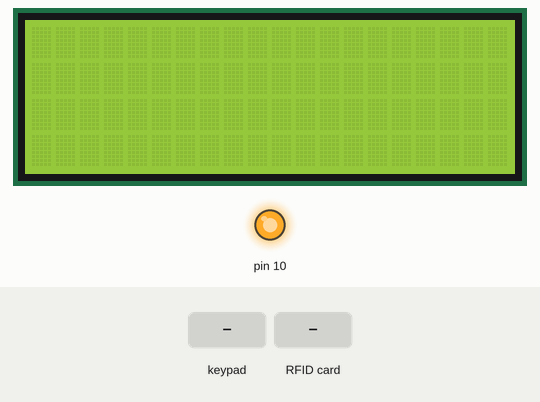
Bench run of a sketch on a simulated Arduino Nano, built with avr-gcc and run on an emulated ATmega328P. On the bench: 20×4 character LCD, output pins drawn as LEDs (lit = HIGH). Inputs (shaded band) come from the test bench. Storage starts empty; what the sketch prints to the serial monitor is not drawn.

Above: at 1.3 s.
1.4 s: key 'A' pressed
At 2.1 s:
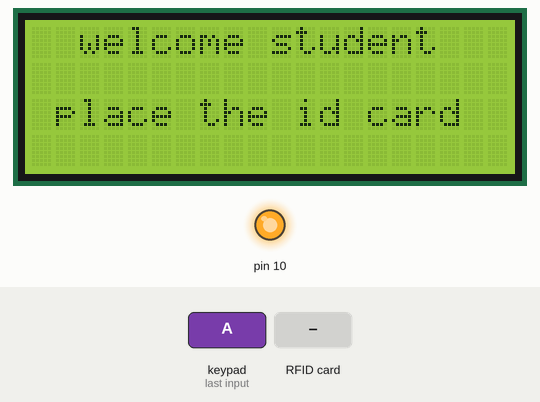
2.9 s: RFID card 5E 7A 19 C4 held to the reader
At 5.2 s:
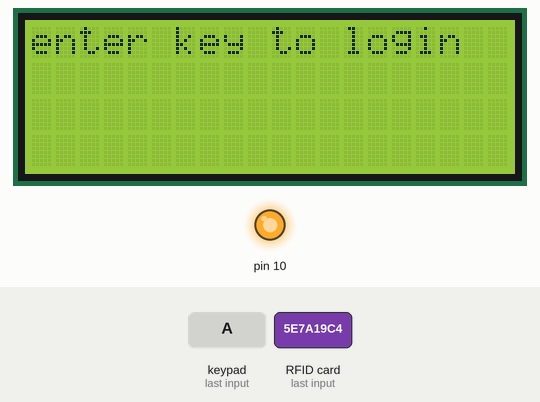
5.5 s: keypad keys 1 3 9 7 # pressed 0.4 s apart
At 7.6 s:
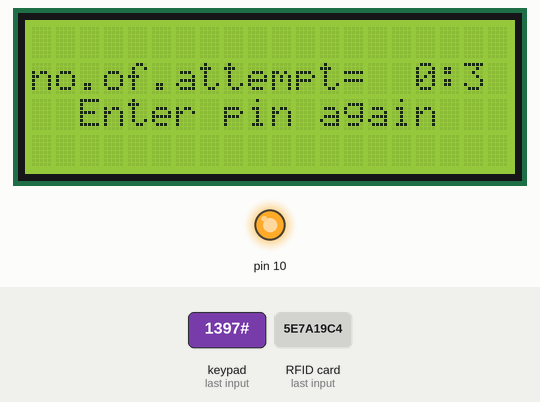
9.0 s: keypad keys 1 2 3 4 pressed 0.4 s apart
At 10.7 s:
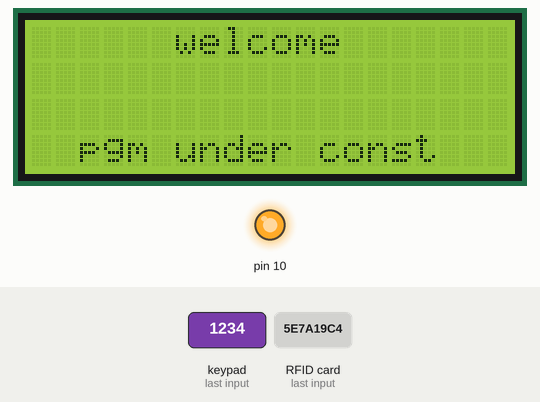
12.1 s: key '#' pressed
At 13.3 s:
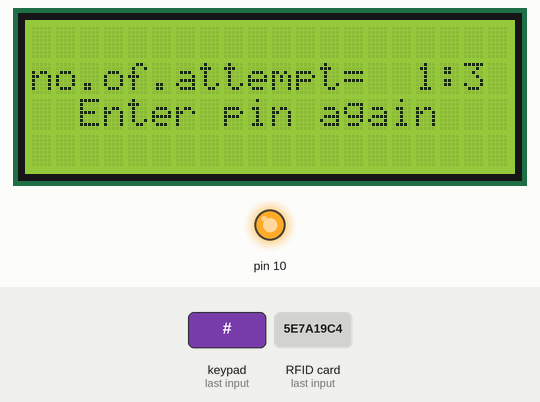
13.6 s: keypad keys 1 2 3 4 D pressed 0.4 s apart
At 14.62 s:
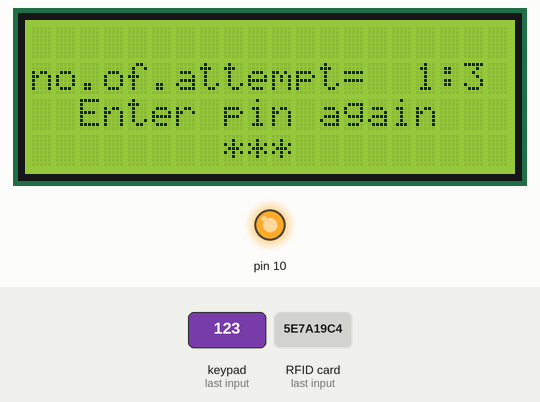
Timing chart, 0 to 16.6 s (numbered marks = the images above; inputs shaded):
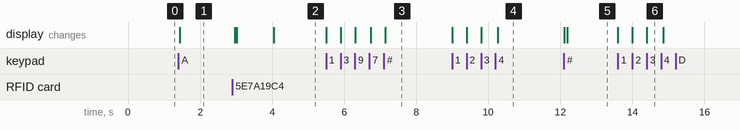

The sketch:

rfid_dabba_final_NEW_before_review.ino
```cpp
#include "SPI.h"
#include "MFRC522.h"
#include<String.h>
#include<SD.h>
#include <Wire.h>
#include<LiquidCrystal_I2C.h>
LiquidCrystal_I2C lcd(0x27,2,1,0,4,5,6,7,3,POSITIVE);
#define SS_PIN 9
#define RST_PIN 8
int temp=1;
String rfidvalue;
const int chipSelect=4;
File file;
int ci;
char bt[9];char tem;
int i=0;
int len,leni=0;
char tempchar;
char iotname[300];
/////////////////////////////////
#include "Keypad.h"
int kei=0;
const byte Rows= 4; //number of rows on the keypad i.e. 4
const byte Cols= 4; //number of columns on the keypad i,e, 3
char   key_pressed;
//we will definne the key map as on the key pad:
char  kepass[5];
char optkey[0];
String iotpass="1234";
String optchar="#";
char keymap[Rows][Cols]=
{
{'1', '2', '3','A'},
{'4', '5', '6','B'},
{'7', '8', '9','C'},
{'*', '0', '#','D'}
};

//  a char array is defined as it can be seen on the above


//keypad connections to the arduino terminals is given as:

byte rPins[Rows]= {A0,A1,A2,A3}; //Rows 0 to 3
byte cPins[Cols]= {A4,A5,A6,A7};

// command for library forkeypad
//initializes an instance of the Keypad class
Keypad kpd= Keypad(makeKeymap(keymap), rPins, cPins, Rows, Cols);

////////////////////////////////
int rfi=1;
MFRC522 rfid(SS_PIN, RST_PIN);

MFRC522::MIFARE_Key rfkey;

void setup() {
  Serial.begin(9600);
  SPI.begin();lcd.begin(20,4);
  rfid.PCD_Init();
   Serial.begin(9600);
  while (!Serial) {
    ; // wait for serial port to connect. Needed for native USB port only
  }
if (!SD.begin(chipSelect)) {
    Serial.println("Card failed, or not present");
    // don't do anything more:
    while (1);
  }

  Serial.print("Initializing SD card...");

  if (!SD.begin(4)) {
    Serial.println("initialization failed!");
    while (1);
  }
  Serial.println("initialization done.");
}
void loop() {

  char var=keypod();
  switch(var)
{
  case 'A':
  Serial.println("A is pressed \n this opens normal program");
   while(1){
   pseudoloop();}
  break;
  case 'B':
  Serial.println("B p");
  while(1){
  stdadd();
  }
  break;
  case 'C':
  Serial.println("C p");
  break;
  case 'D':
  Serial.println("D p");
  break;
  }

}
void pseudoloop(){
   if( rfi!=0){
    rf();
  }
}
void rf(){

  lcd.setCursor(2,0);
  lcd.print("welcome student");
  lcd.setCursor(1,2);
  lcd.print("place the id card");
  //Serial.println("welcome student");
//Serial.println("place the id card");
   if (!rfid.PICC_IsNewCardPresent() || !rfid.PICC_ReadCardSerial())
    return;

  // Serial.print(F("PICC type: "));
  MFRC522::PICC_Type piccType = rfid.PICC_GetType(rfid.uid.sak);
  // Serial.println(rfid.PICC_GetTypeName(piccType));

  // Check is the PICC of Classic MIFARE type
  if (piccType != MFRC522::PICC_TYPE_MIFARE_MINI &&
    piccType != MFRC522::PICC_TYPE_MIFARE_1K &&
    piccType != MFRC522::PICC_TYPE_MIFARE_4K) {
    Serial.println(F("Your tag is not of type MIFARE Classic."));
    return;
  }

  String strID = "";
  for (byte rfi = 0; rfi < 4; rfi++) {

    strID +=
    (rfid.uid.uidByte[rfi] < 0x10 ? "0" : "") +
    String(rfid.uid.uidByte[rfi], HEX) +
    (rfi!=3 ? "" : "");
  }
  strID.toUpperCase();
//not reqd Serial.println("place the card");
// thMis too lcd.setCursor(3,0);
// this as well lcd.print("place the card");

 Serial.print("Tap card rfkey: ");
  Serial.println(strID);
strID.concat(".txt");
Serial.print("this is concated file name: ");Serial.println(strID);
  rfid.PICC_HaltA();
  rfid.PCD_StopCrypto1();

  if (SD.exists(strID))
  {lcd.clear();
  File dataFile = SD.open(strID);
  if (dataFile) {
    leni=0;
    while ((tempchar =dataFile.read()) != -1) {
     Serial.println(tempchar);
      iotname[leni++]=tempchar;

    }
    dataFile.close();len=strlen(iotname);
    //iotname[len-1]='\0';
    Serial.print(".......");
    Serial.println(iotname);
  }
    Serial.print("welcome ");Serial.println(iotname);
    lcd.clear();
   action();
  }
  else
  {lcd.clear();
    Serial.println("unAutherised card please enter pin to conform");
    lcd.setCursor(0,0);
lcd.print("unauthorised access");
delay(1000);lcd.clear();lcd.print("enter key to login");
   keym();
  }
}
void keym(){
  kepass=="";
  //Serial.println("repeat");
  kei=0;
    while(kei<4){

      key_pressed=  kpd.getKey();
         if(key_pressed!=NULL){
        kepass[kei]=key_pressed;
        kei= kei+1;
        Serial.println(key_pressed);
       lcd.setCursor(8 + kei,3);lcd.print("*");
        key_pressed==NULL;

         }
       }
      Serial.print("..........."); Serial.print(kepass[2]);
       Serial.print("...........");
      Serial.println(kepass);

      if (iotpass.equals(kepass))
      {
        Serial.println("password accepted");
        action();
      }
      else
      {lcd.clear();lcd.setCursor(0,0);lcd.print("key rejected");lcd.setCursor(1,1);lcd.print("[#] to enter again?");
        Serial.println("password rejected");
      Serial.println(" [#] to enter again?");
      optkey=="";
  //Serial.println("repeat");
 int optkei=0;
   temp==1;
    while(temp<5){
      //Serial.println("temp stage");
    while( optkei<1){
      key_pressed=  kpd.getKey();
         if(key_pressed!=NULL){
       optkey[optkei++]=key_pressed;
        Serial.print(key_pressed);
        key_pressed==NULL;
     if (optkey[0]=='#')
      {
       conform();
      }
      Serial.println("stage overrided // you are blocked");
      //lcd.setCursor(16,1);lcd.print("3");
     lcd.setCursor(0,3);lcd.print("overriding cancelled"); lcd.clear();
       }
     }
   break; }

   }
}
void action(){
  lcd.clear();
  lcd.setCursor(6,0);
lcd.print("welcome" );
lcd.setCursor(6,1);
lcd.print(iotname);
  Serial.println("pgm under const");
lcd.setCursor(2,3);lcd.print("pgm under const");

  while(1){
 key_pressed = kpd.getKey();
 Serial.println(key_pressed);
    if(key_pressed=='#'){
      temp=67;
      lcd.clear();
      return 0;
      }
  }

}
void conform(){

  Serial.println("stage coform");
  while(temp!=5){
    Serial.println("stage wwhile");
for(ci=0;ci<3;ci++){
  lcd.clear();
  Serial.println("stage for");
if(temp!=67){
  Serial.println("stage before 589");
 lcd.setCursor(0,1);Serial.println("stage 67");
lcd.print("no.of.attempt=");
  //Serial.print("no of attempt =");
  lcd.setCursor(16,1);
 lcd.print(ci);
  //Serial.print(ci);
  lcd.setCursor(17,1);
  lcd.print(":3");
  //Serial.println(": out of 3");
  lcd.setCursor(2,2);
  lcd.print("Enter pin again");
  Serial.println("stage before");
  keymaction();Serial.println("stage after");
}
else{
return 0;}
}
Serial.println("stage end");
return 0;

}}
void keymaction(){
  kepass=="";
  //Serial.println("repeat");
  kei=0;
    while(kei<4){
        key_pressed=  kpd.getKey();
        if(key_pressed!=NULL){
        kepass[kei++]=key_pressed;
        lcd.setCursor(7 + kei,3);lcd.print("*");
        Serial.print("*");
        key_pressed==NULL;

         }
       }
      Serial.print("...........");
      Serial.println(kepass);

      if (iotpass.equals(kepass))
      { lcd.clear();lcd.setCursor(0,1);lcd.print("password accepted!!!");
        Serial.println("password accepted!!!");
        temp=67;
        action();
      }
      temp=0;
      return;
}
char keypod(){
    char keypressed = kpd.getKey();
     if (keypressed != NO_KEY)
     {
          Serial.println(keypressed);
     }
     return keypressed;
  }
void stdadd() {
     if (!rfid.PICC_IsNewCardPresent() || !rfid.PICC_ReadCardSerial())
    return;

  // Serial.print(F("PICC type: "));
  MFRC522::PICC_Type piccType = rfid.PICC_GetType(rfid.uid.sak);
  // Serial.println(rfid.PICC_GetTypeName(piccType));

  // Check is the PICC of Classic MIFARE type
  if (piccType != MFRC522::PICC_TYPE_MIFARE_MINI &&
    piccType != MFRC522::PICC_TYPE_MIFARE_1K &&
    piccType != MFRC522::PICC_TYPE_MIFARE_4K) {
    Serial.println(F("Your tag is not of type MIFARE Classic."));
    return;
  }

  String strID = "";
  for (byte rfi = 0; rfi < 4; rfi++) {

    strID +=
    (rfid.uid.uidByte[rfi] < 0x10 ? "0" : "") +
    String(rfid.uid.uidByte[rfi], HEX) +
    (rfi!=3 ? "" : "");
  }
  strID.toUpperCase();
//not reqd Serial.println("place the card");
// thMis too lcd.setCursor(3,0);
// this as well lcd.print("place the card");

 Serial.print("Tap card rfkey: ");
  Serial.println(strID);
strID.concat(".txt");
Serial.print("this is concated file name: ");Serial.println(strID);
  rfid.PICC_HaltA();
  rfid.PCD_StopCrypto1();
  File dataFile;
  dataFile= SD.open(strID,FILE_WRITE);
  char rec=bluetooth();
  dataFile.write(rec);
  dataFile.close();
  }

  char bluetooth()
  {
    int leni=0;
while(((tem=Serial.read())!=-1)&&(leni<8))
{
  Serial.println(tem);
  bt[leni++]=tem;
}
Serial.println(bt);
return bt;
  }
```

Measured:
- after the input at 1.4 s, the display: changes at once (image 1)
- after the input at 2.9 s, the display: first changes after 0.06 s (image 2 shows a later state)
- after the input at 5.5 s, the display: first changes at once (image 3 shows a later state)
- after the input at 9.0 s, the display: first changes at once (image 4 shows a later state)
- after the input at 12.1 s, the display: first changes at once (image 5 shows a later state)
- after the input at 13.6 s, the display: first changes at once (image 6 shows a later state)
